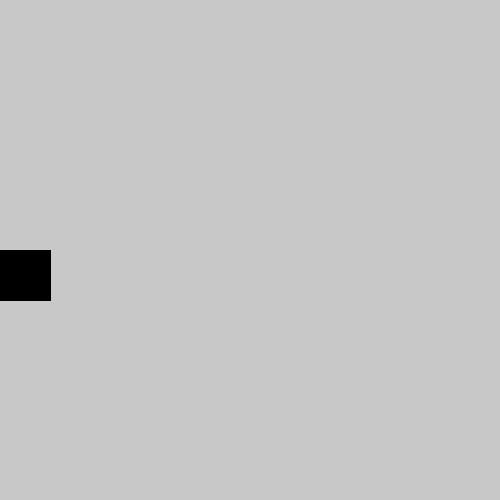
Frame 1 (no input)
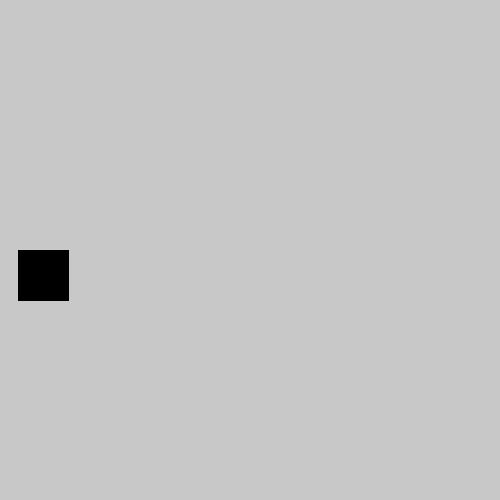
Frame 60 (the mouse pressed at the canvas centre just before this capture)
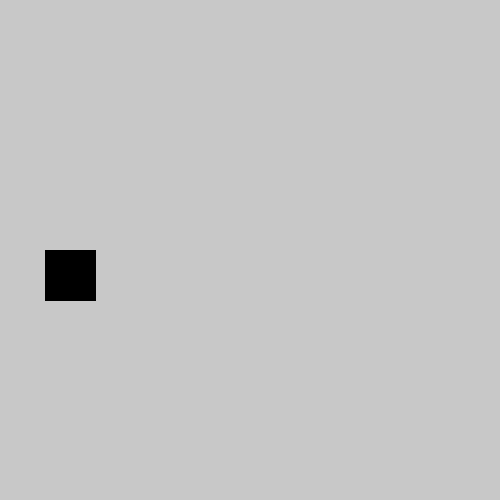
Frame 120 (the mouse held since frame 60 and released just before this capture)

The Processing sketch that drew these frames (run headless with seeded random() and noise(); from frame 60 on, the mouse is pressed at the canvas centre):

// Processing sketch: Practical3b_2b
// ── Practical3b_2b.pde
void setup() 
{
size(500,500);
fill(0);
}

float x = 0;

void draw()
{

if(x < 500)
{
background(200);
rect(x,250,50,50);
x= x + 9;
}
else if(x >= 400)

{
  x = 0;
}

}
